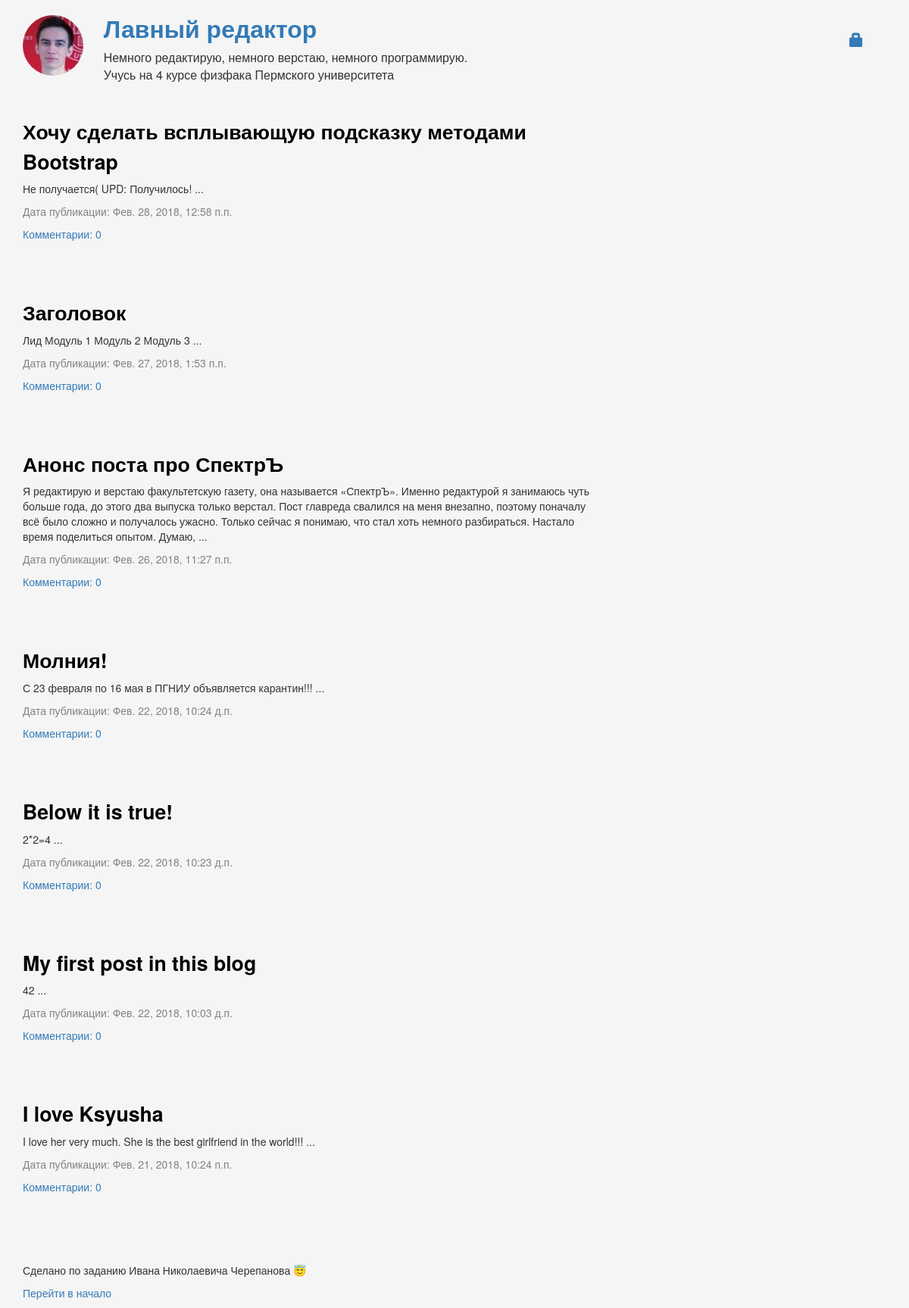
The page / on the database its author committed.
### blog/models.py (models this page shows, shortened)
class Post(models.Model):
    author = models.ForeignKey('auth.User', on_delete=models.CASCADE)
    title = models.CharField(max_length=200)
    text = models.TextField()
    created_date = models.DateTimeField(
            default=timezone.now)
    published_date = models.DateTimeField(
            blank=True, null=True)
    likes = models.PositiveIntegerField(default=0)
    def get_abstract(self):
        return ' '.join(self.text.split()[0:50]) + ' ...'

### blog/views.py (the view)
# urls.py: url(r'^$', views.post_list, name='post_list'),
def post_list(request):
    posts = Post.objects.filter(published_date__lte = timezone.now()).order_by('-published_date')
    return render(request, 'blog/post_list.html', {'posts': posts})

### blog/templates/blog/post_list.html
{% extends 'blog/base.html' %} {% block content %} {% for post in posts %}
<div class="post">
  <h1><a href="{% url 'post_detail' pk=post.pk %}">{{ post.title }}</a></h1>
  <p>{{ post.get_abstract }}</p>
  <div class="date">
    <p>Дата публикации: {{ post.published_date }}</p>
  </div>
  <a href="{% url 'post_detail' pk=post.pk %}">Комментарии: {{ post.comments.count }}</a>
</div>
{% endfor %} {% endblock %}

### blog/templates/blog/base.html (shortened to what this page needs)
{% load staticfiles %}
<!DOCTYPE html>
<html>
<head>
  <link rel="stylesheet" href="//maxcdn.bootstrapcdn.com/bootstrap/3.2.0/css/bootstrap.min.css">
  <link rel="stylesheet" href="//maxcdn.bootstrapcdn.com/bootstrap/3.2.0/css/bootstrap-theme.min.css">
  <link rel="stylesheet" href="{% static 'css/blog.css' %}">
  <link rel="stylesheet" href="{% static 'css/likely.css' %}">
  <link rel="stylesheet" href="{% static 'css/like.css' %}">
</head>
<body>
  <div class="container">
    <div class="blog-header">
      {% if user.is_authenticated %}
      <a href="{% url 'post_new' %}" class="my-header-buttons top-menu" data-toggle="tooltip" data-placement="bottom" title="Создать новую запись"><span class="glyphicon glyphicon-plus"></span></a>
      <a href="{% url 'post_draft_list' %}" class="my-header-buttons top-menu" data-toggle="tooltip" data-placement="bottom" title="Список черновиков"><span class="glyphicon glyphicon-edit"></span></a>
      <p class="my-header-log top-menu">Привет, {{ user.username }} <small>(<a href="{% url 'logout' %}">Выйти</a>)</small></p>
      {% else %}
        <a href="{% url 'login' %}" class="my-header-buttons top-menu" data-toggle="tooltip" data-placement="bottom" title="Войти"><span class="glyphicon glyphicon-lock"></span></a>
      {% endif %}
      <img class="img-circle" src="{% static 'userpic.jpg' %}" alt="">
      <h1 class="blog-title"><a href="/">Лавный редактор</a> </h1>
      <p class="lead blog-description my-header-description">Немного редактирую, немного верстаю, немного программирую.<br>Учусь на 4 курсе физфака Пермского университета</p>
    </div>
    <div class="content container">
      <div class="row">
        <div class="col-md-8">
          {% block content %} {% endblock %}
        </div>
      </div>
    </div>
    <div class="blog-footer">
      <p>Сделано по заданию Ивана Николаевича Черепанова 😇 </p>
      <p><a href="#top">Перейти в начало</a></p>
    </div>
  </div>
</body>
</html>

### blog/static/css/blog.css (style rules this page uses)
body { background-color: WhiteSmoke; font-family: Helvetica Neue, Arial, sans-serif; }
.my-header-description { font-size: 12pt; }
.my-header-buttons { margin-top: 20px; }
.img-circle { float: left; margin-right: 20pt; }
.blog-title { font-size: 24pt; }
.col-md-8 { padding-left: 0pt; }
.glyphicon-plus, .glyphicon-edit, .glyphicon-pencil, .glyphicon-remove, .glyphicon-lock { font-size: 14pt; }
h1, h2, h3, h4 { font-weight: bold; }
.date { color: #828282; }
.top-menu, .top-menu:hover, .top-menu:visited { float: right; font-size: 14pt; margin-right: 30px; }
.post { margin-bottom: 70px; }
.post h1 a, .post h1 a:visited { font-size: 20pt; color: Black; }
.blog-footer { margin-top: 20px; }

### rows shown on the page
Post: title "Хочу сделать всплывающую подсказку методами Bootstrap", get_abstract "Не получается( UPD: Получилось! ...", published_date "Фев. 28, 2018, 12:58 п.п.", comments.count "0"
Post: title "Заголовок", get_abstract "Лид Модуль 1 Модуль 2 Модуль 3 ...", published_date "Фев. 27, 2018, 1:53 п.п.", comments.count "0"
Post: title "Анонс поста про СпектрЪ", get_abstract "Я редактирую и верстаю факультетскую газету, она называется «СпектрЪ». Именно редактурой я занимаюсь чуть больше года, до этого два выпуска только верстал. Пост главреда свалился на меня внезапно, поэтому поначалу всё было сложно и получалось ужасно. Только сейчас я понимаю, что стал хоть немного разбираться. Настало время поделиться опытом. Думаю, ...", published_date "Фев. 26, 2018, 11:27 п.п.", comments.count "0"
Post: title "Молния!", get_abstract "С 23 февраля по 16 мая в ПГНИУ объявляется карантин!!! ...", published_date "Фев. 22, 2018, 10:24 д.п.", comments.count "0"
Post: title "Below it is true!", get_abstract "2*2=4 ...", published_date "Фев. 22, 2018, 10:23 д.п.", comments.count "0"
Post: title "My first post in this blog", get_abstract "42 ...", published_date "Фев. 22, 2018, 10:03 д.п.", comments.count "0"
Post: title "I love Ksyusha", get_abstract "I love her very much. She is the best girlfriend in the world!!! ...", published_date "Фев. 21, 2018, 10:24 п.п.", comments.count "0"
